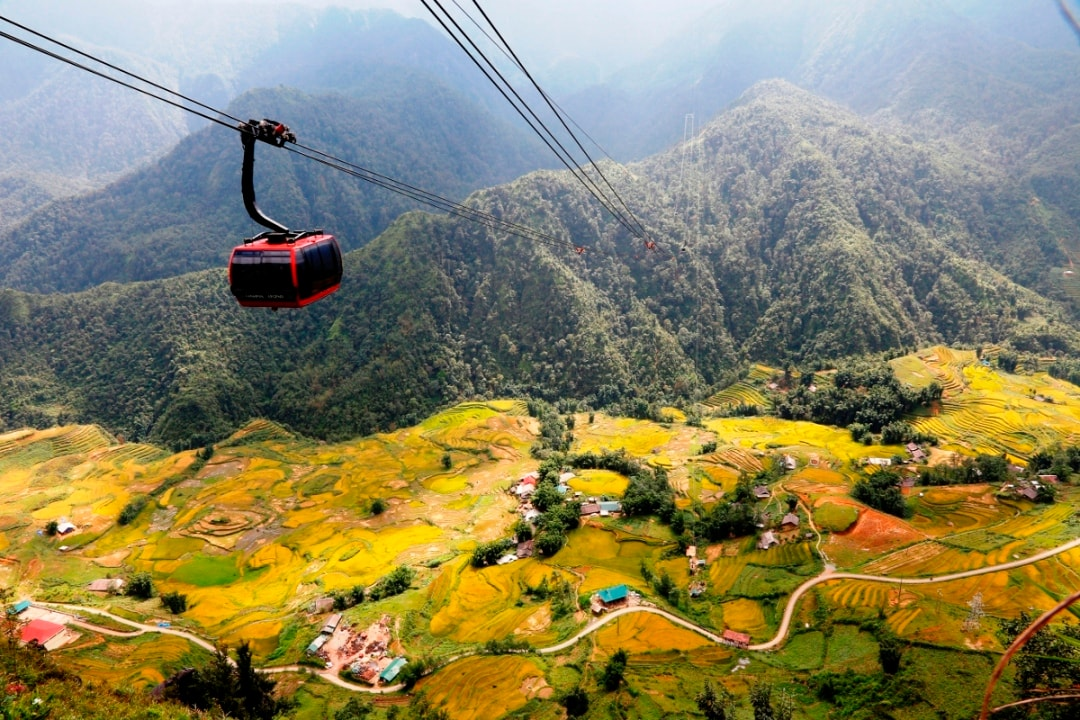
#> input picture backend/n3_database/seeds/raw_imgs/loc_001_1.jpg, 1080 x 720 px
$ python -i image_resizer.py   (imports and definitions only)
#> lines starting #> are read from the running program, lines starting #| are printed output that depends on the picture
"""
Standalone utility to resize and crop seed images.
Reads from seeds/raw_imgs and writes optimized JPEG files into seeds/images.
"""
import os
import sys
PROJECT_ROOT = os.path.abspath(os.path.join(os.path.dirname(__file__), "../../.."))
if PROJECT_ROOT not in sys.path:
    sys.path.insert(0, PROJECT_ROOT)

from config import setup_logging
from PIL import Image
# [1 line that did not run here, left out]

def resize_and_crop(input_path: str, output_path: str, target_size: tuple = (1280, 720)) -> bool:
    """
    Resizes and center-crops an image to the target resolution.
    Saves the result to output_path as an optimized JPEG.
    """
#> called with input_path = 'raw_imgs/loc_001_1.jpg', output_path = 'out.png', target_size = (1280, 720)
    try:
        with Image.open(input_path) as img:
            # Convert to RGB if necessary
#> img is the input picture: PIL image 1080x720 RGB; mean R, G, B 137.4, 131.1, 97.1
            if img.mode in ("RGBA", "P"):
                img = img.convert("RGB")

            # Calculate aspect ratios
            target_ratio = target_size[0] / target_size[1]
            img_ratio = img.width / img.height
#> img_ratio = 1.5

            if img_ratio > target_ratio:
                # Image is wider than target ratio: crop sides
                new_width = int(target_ratio * img.height)
                offset = (img.width - new_width) // 2
                img = img.crop((offset, 0, offset + new_width, img.height))
            elif img_ratio < target_ratio:
                # Image is taller than target ratio: crop top/bottom
                new_height = int(img.width / target_ratio)
#> new_height = 607
                offset = (img.height - new_height) // 2
#> offset = 56
                img = img.crop((0, offset, img.width, offset + new_height))
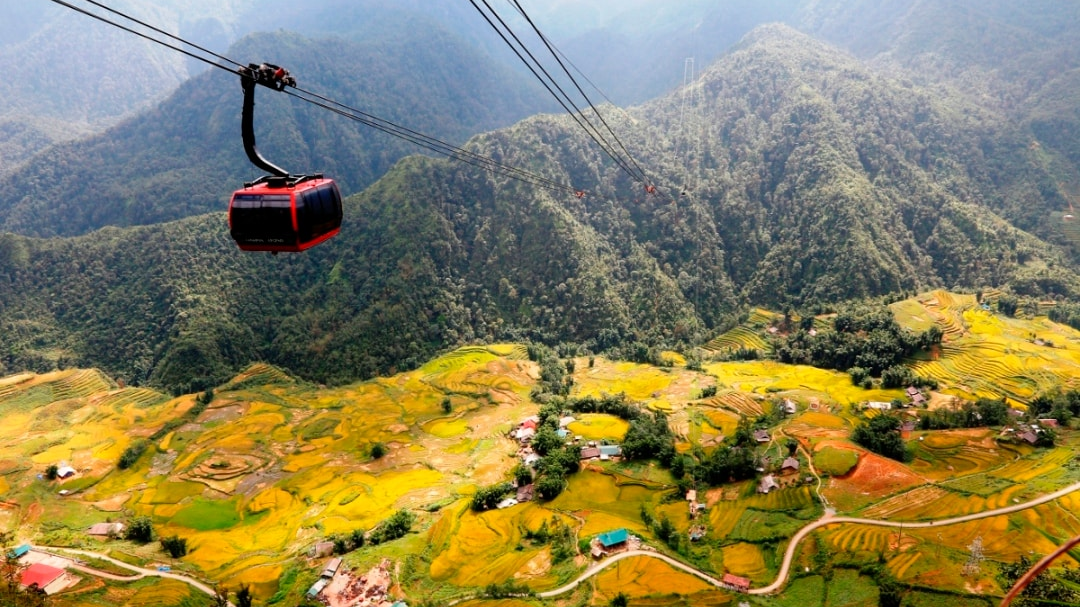
#> img: PIL image 1080x607 RGB; mean R, G, B 136, 128.5, 92.9

            # Scale down to target resolution (thumbnail avoids scaling up small images)
            img.thumbnail(target_size, Image.LANCZOS)

            # Save to new folder
            img.save(output_path, "JPEG", quality=85, optimize=True)
            return True
    except Exception as e:
        logger.error(f"Failed to process {input_path}: {e}")
        return False

def run_optimization(target_size: tuple = (1280, 720)):
    """Process all images from seeds/raw_imgs and save to seeds/images."""
    base_dir = os.path.dirname(os.path.abspath(__file__))
    input_dir = os.path.join(base_dir, "raw_imgs")
    output_dir = os.path.join(base_dir, "images")

    if not os.path.exists(input_dir):
        logger.error(f"Input directory not found: {input_dir}")
        return

    if not os.path.exists(output_dir):
        os.makedirs(output_dir)
        logger.info(f"Created output directory: {output_dir}")

    files = [f for f in os.listdir(input_dir) if f.lower().endswith(('.jpg', '.jpeg', '.png'))]
    logger.info(f"Starting batch optimization of {len(files)} images...")

    success_count = 0
    for filename in files:
        in_path = os.path.join(input_dir, filename)
        # Force .jpg extension for output consistency
        out_name = os.path.splitext(filename)[0] + ".jpg"
        out_path = os.path.join(output_dir, out_name)

        if resize_and_crop(in_path, out_path, target_size):
            success_count += 1
            if success_count % 10 == 0:
                logger.info(f"Progress: {success_count}/{len(files)}")

    logger.info(f"Complete. Successfully optimized {success_count}/{len(files)} images.")
    logger.info(f"Results saved in: {output_dir}")

# [2 lines not run here, left out]

>>> result = resize_and_crop('raw_imgs/loc_001_1.jpg', 'out.png')

$ run again, on backend/n3_database/seeds/raw_imgs/loc_003_1.jpg
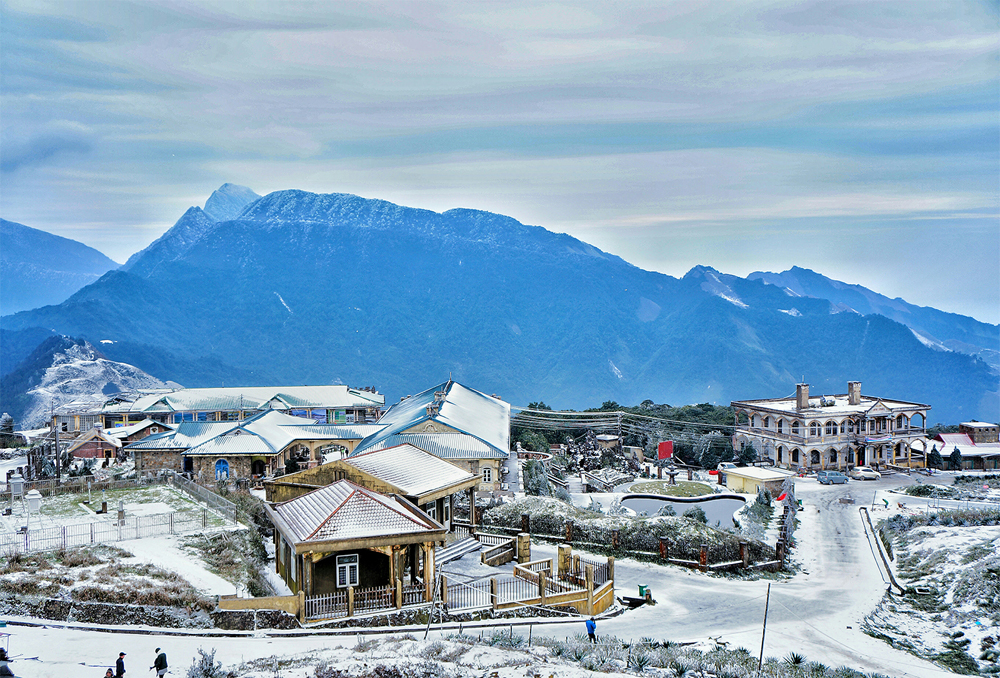
#> input picture backend/n3_database/seeds/raw_imgs/loc_003_1.jpg, 1000 x 678 px
#> in resize_and_crop, img is the input picture: PIL image 1000x678 RGB; mean R, G, B 134.1, 165.4, 189.6
#> in resize_and_crop, `img = img.crop((0, offset, img.width, offset + new_height))`:
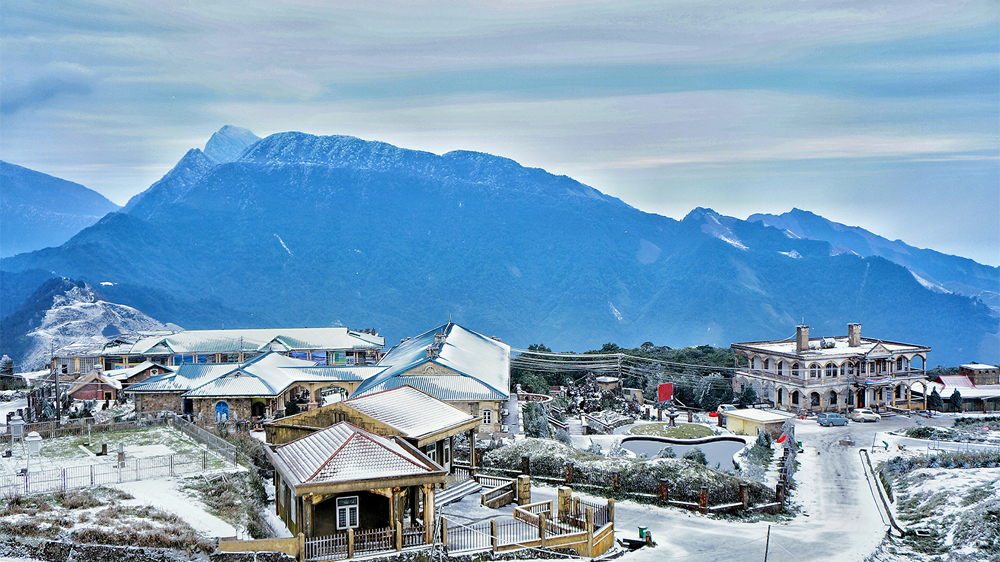
#> img: PIL image 1000x562 RGB; mean R, G, B 126, 160.4, 187.2

$ run again, on backend/n3_database/seeds/raw_imgs/loc_003_2.jpg
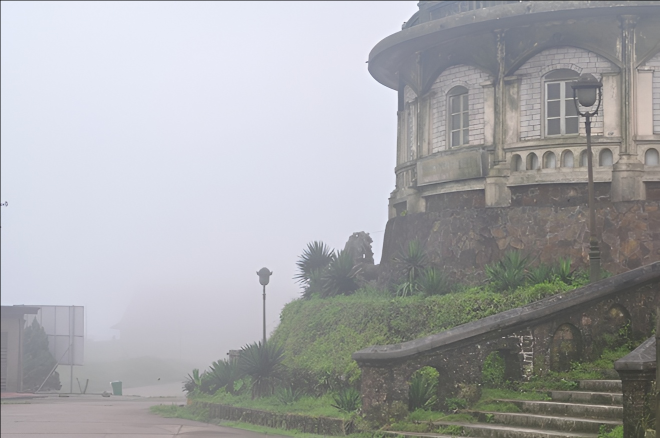
#> input picture backend/n3_database/seeds/raw_imgs/loc_003_2.jpg, 1320 x 876 px (shown at 1/2 size)
#> in resize_and_crop, img is the input picture: PIL image 1320x876 RGB; mean R, G, B 166.4, 167.4, 170
#> in resize_and_crop, `img = img.crop((0, offset, img.width, offset + new_height))`:
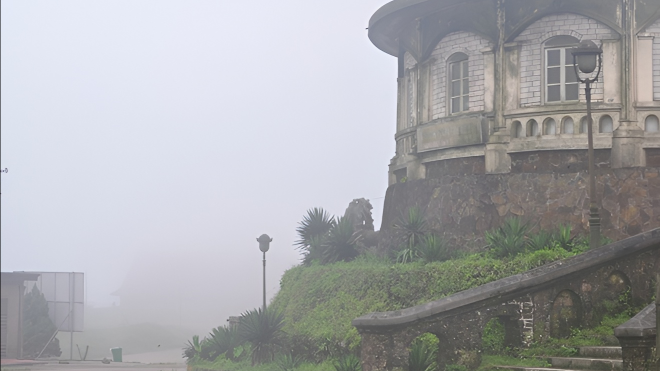
#> img: PIL image 1320x742 RGB (shown at 1/2 size); mean R, G, B 167.6, 168.6, 171.7
#> in resize_and_crop, `img.thumbnail(target_size, Image.LANCZOS)`:
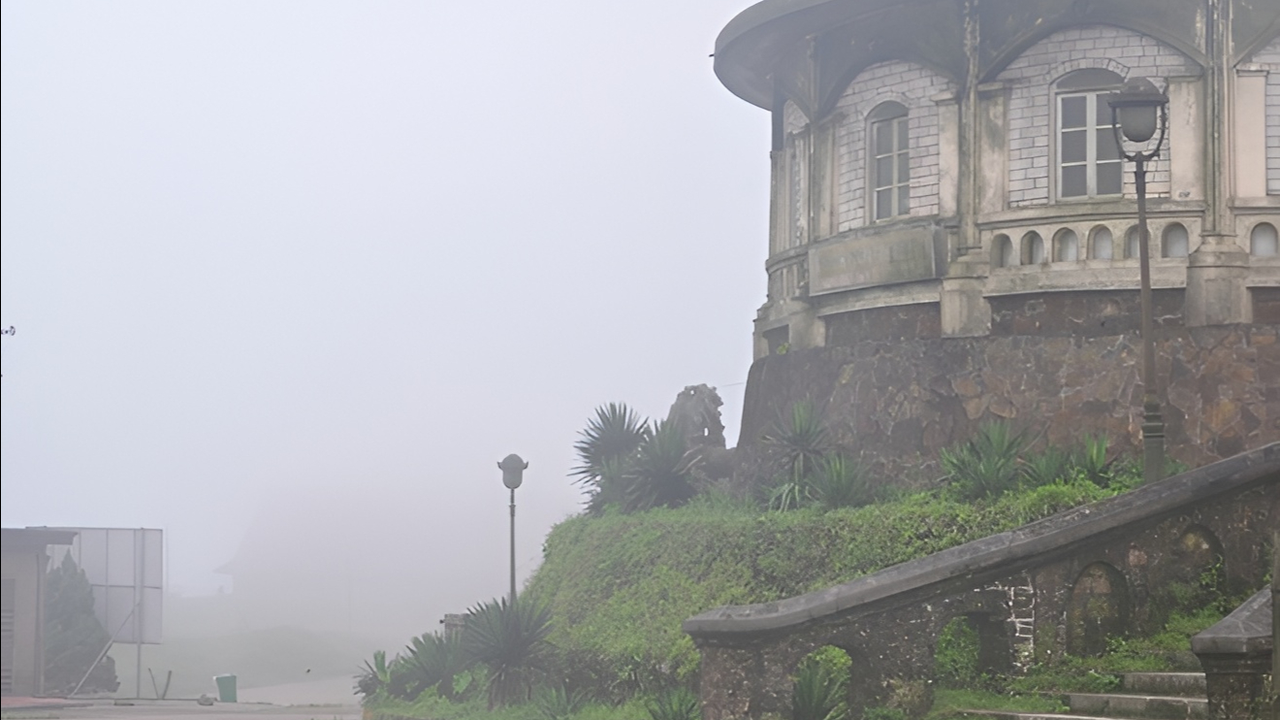
#> img: PIL image 1280x720 RGB; mean R, G, B 167.6, 168.6, 171.7

$ run again, on backend/n3_database/seeds/raw_imgs/loc_003_3.jpg
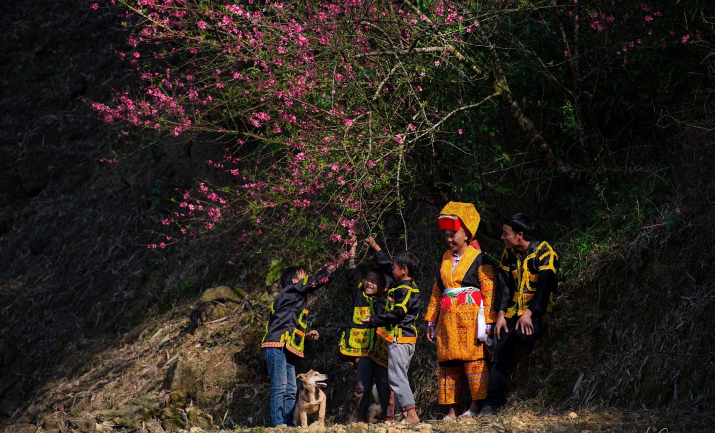
#> input picture backend/n3_database/seeds/raw_imgs/loc_003_3.jpg, 1430 x 866 px (shown at 1/2 size)
#> in resize_and_crop, img is the input picture: PIL image 1430x866 RGB; mean R, G, B 44.7, 36.6, 29.6
#> in resize_and_crop, `img = img.crop((0, offset, img.width, offset + new_height))`:
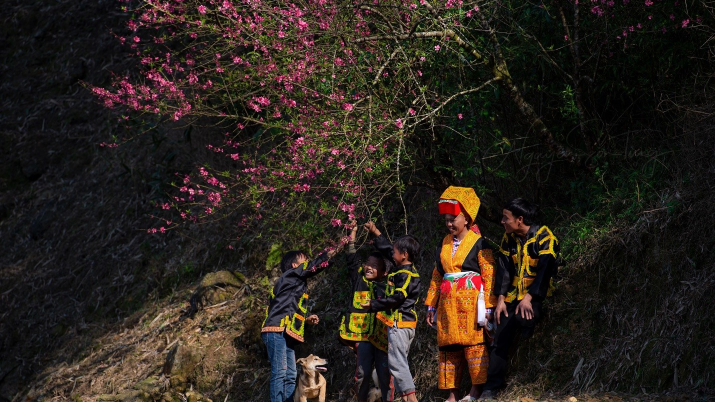
#> img: PIL image 1430x804 RGB (shown at 1/2 size); mean R, G, B 42.5, 34.9, 28.2
#> in resize_and_crop, `img.thumbnail(target_size, Image.LANCZOS)`:
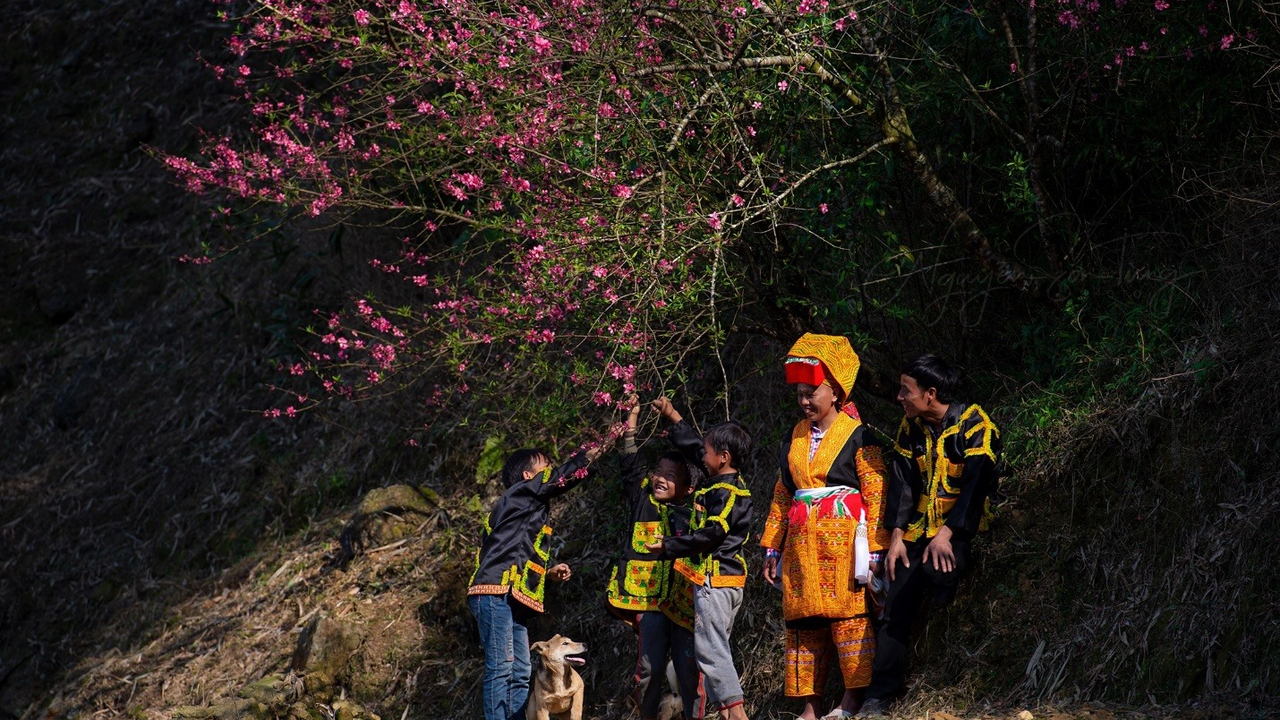
#> img: PIL image 1280x720 RGB; mean R, G, B 42.6, 34.9, 28.3
